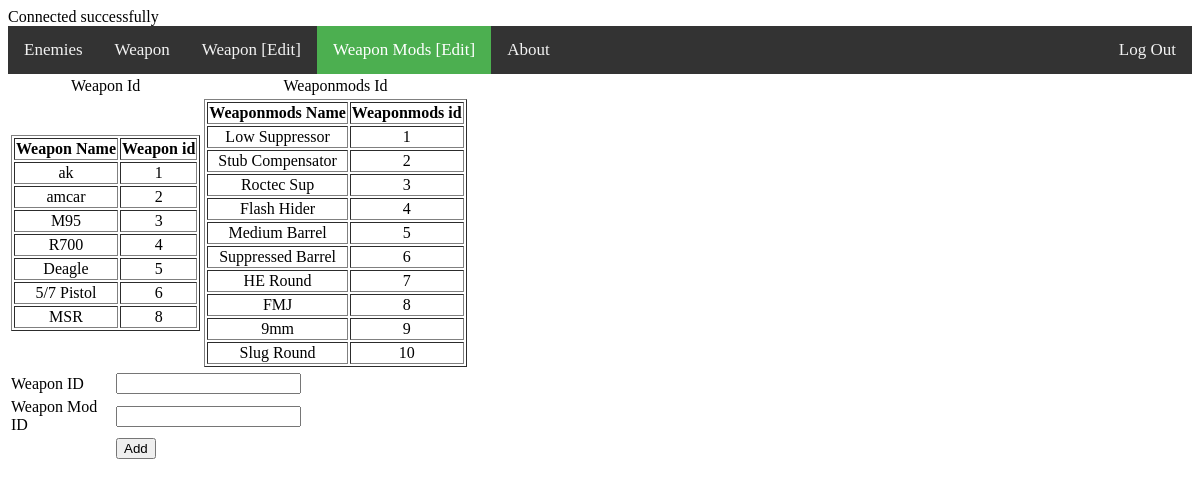
The page /admin/index4_add2.php (signed in) on the database its author committed.
### tables this page shows
CREATE TABLE `weapon_table` (
  `weapon_id` int(4) NOT NULL,
  `weapon_name` varchar(30) NOT NULL,
  `stats_dmg` float NOT NULL,
  `stats_shield` tinyint(1) NOT NULL,
  `stats_piercing` tinyint(1) NOT NULL
);

CREATE TABLE `weaponmods_table` (
  `weaponmods_id` int(4) NOT NULL,
  `weaponmods_name` varchar(30) NOT NULL,
  `type` varchar(20) NOT NULL,
  `dmg` float NOT NULL
);

### admin/index4_add2.php (the view, shortened to what this page needs)
<?php
include '../config.php';
?>
<!DOCTYPE html>
<html>
<head>
    <link rel="stylesheet" href="../style.css">
</head>
<body>
    <div class="topnav">
	    <a href="index.php">Enemies</a>
	    <a href="index2.php">Weapon</a>
	    <a href="index5.php">Weapon [Edit]</a>
	    <a class="active" href="index4.php">Weapon Mods [Edit]</a>
	    <a href="index3.php">About</a>
	    <div class="right_nav">
	    	<a href="logout.php">Log Out</a>
	    </div>
    </div>
    <div class="content">
        <table class="table" border=0>
            <tr>
                <td>
                    Weapon Id
                </td>
                <td>
                    Weaponmods Id
                </td>
        </tr>
        <tr>
                <td>
            <table border=1 class="table">
	            <tr>
	        	    <th>Weapon Name</th>
	        	    <th>Weapon id</th>
	            </tr>
	            <?php
	                $resulta = mysqli_query($conn, "SELECT * FROM weapon_table ORDER BY weapon_id ASC");
                    while($weaponlist = mysqli_fetch_array($resulta)) {
                        echo "<tr>";
                        echo "<td>".$weaponlist['weapon_name']."</td>";
                        echo "<td>".$weaponlist['weapon_id']."</td>";
                        echo "</tr>";
	                }
                ?>
            </table>
                </td>
                <td>
            <table border=1 class="table">
	            <tr>
	    	       <th>Weaponmods Name</th>
	    	       <th>Weaponmods id</th>
	            </tr>
	            <?php
	                $resultb = mysqli_query($conn, "SELECT * FROM weaponmods_table ORDER BY weaponmods_id ASC");
                    while($weaponmodlist = mysqli_fetch_array($resultb)) {
                        echo "<tr>";
                        echo "<td>".$weaponmodlist['weaponmods_name']."</td>";
                        echo "<td>".$weaponmodlist['weaponmods_id']."</td>";
                        echo "</tr>";
	                }
                 ?>
            </table>
                </td>
        </table>
        <form action="index4_add2.php" method="post" name="Form_index4_add">
            <table width="25%" border="0">
                <tr>
                    <td>Weapon ID</td>
                    <td><input type="text" name="weap_id" required></td>
                </tr>
                <tr>
                    <td>Weapon Mod ID</td>
                    <td><input type="text" name="mod_id" required></td>
                </tr>
                <tr>
                    <td></td>
                    <td><input type="submit" name="Submit" value="Add"></td>
                </tr>
            </table>
        </form>
    </div>
</body>
</html>

### style.css (style rules this page uses)
.topnav { background-color: #333; overflow: hidden; }
.topnav a { float: left; color: #f2f2f2; text-align: center; padding: 14px 16px; text-decoration: none; font-size: 17px; }
.right_nav { text-align: right; float: right; }
.topnav a.active { background-color: #4CAF50; color: white; }
.table { align-items: center; text-align: center; }

### rows shown on the page
weapon_table: weapon_name "ak", weapon_id "1"
weapon_table: weapon_name "amcar", weapon_id "2"
weapon_table: weapon_name "M95", weapon_id "3"
weapon_table: weapon_name "R700", weapon_id "4"
weapon_table: weapon_name "Deagle", weapon_id "5"
weapon_table: weapon_name "5/7 Pistol", weapon_id "6"
weapon_table: weapon_name "MSR", weapon_id "8"
weaponmods_table: weaponmods_name "Low Suppressor", weaponmods_id "1"
weaponmods_table: weaponmods_name "Stub Compensator", weaponmods_id "2"
weaponmods_table: weaponmods_name "Roctec Sup", weaponmods_id "3"
weaponmods_table: weaponmods_name "Flash Hider", weaponmods_id "4"
weaponmods_table: weaponmods_name "Medium Barrel", weaponmods_id "5"
weaponmods_table: weaponmods_name "Suppressed Barrel", weaponmods_id "6"
weaponmods_table: weaponmods_name "HE Round", weaponmods_id "7"
weaponmods_table: weaponmods_name "FMJ", weaponmods_id "8"
weaponmods_table: weaponmods_name "9mm", weaponmods_id "9"
weaponmods_table: weaponmods_name "Slug Round", weaponmods_id "10"
